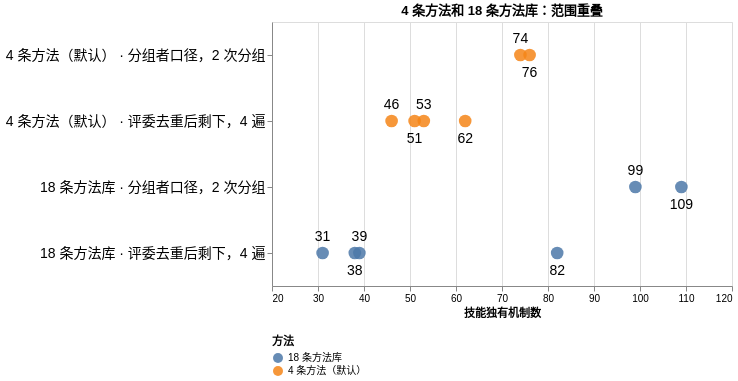

Express this chart as Vega-Lite.
### Vega-Lite specification from a JSON file in a GitHub repository (floating-point values rounded to 4 significant figures)
{"usermeta": {"fig": {"content": "data", "style": "cool-clean", "candidates": ["cool-clean"], "why": "计数取自结果文件", "surface": "repo-doc"}}, "title": "4 条方法和 18 条方法库：范围重叠", "width": 460, "height": 264, "data": {"values": [{"row": "4 条方法（默认） · 分组者口径，2 次分组", "group": "4 条方法（默认）", "count": 76, "below": 1}, {"row": "4 条方法（默认） · 分组者口径，2 次分组", "group": "4 条方法（默认）", "count": 74, "below": 0}, {"row": "4 条方法（默认） · 评委去重后剩下，4 遍", "group": "4 条方法（默认）", "count": 53, "below": 0}, {"row": "4 条方法（默认） · 评委去重后剩下，4 遍", "group": "4 条方法（默认）", "count": 62, "below": 1}, {"row": "4 条方法（默认） · 评委去重后剩下，4 遍", "group": "4 条方法（默认）", "count": 51, "below": 1}, {"row": "4 条方法（默认） · 评委去重后剩下，4 遍", "group": "4 条方法（默认）", "count": 46, "below": 0}, {"row": "18 条方法库 · 分组者口径，2 次分组", "group": "18 条方法库", "count": 99, "below": 0}, {"row": "18 条方法库 · 分组者口径，2 次分组", "group": "18 条方法库", "count": 109, "below": 1}, {"row": "18 条方法库 · 评委去重后剩下，4 遍", "group": "18 条方法库", "count": 82, "below": 1}, {"row": "18 条方法库 · 评委去重后剩下，4 遍", "group": "18 条方法库", "count": 39, "below": 0}, {"row": "18 条方法库 · 评委去重后剩下，4 遍", "group": "18 条方法库", "count": 31, "below": 0}, {"row": "18 条方法库 · 评委去重后剩下，4 遍", "group": "18 条方法库", "count": 38, "below": 1}]}, "layer": [{"mark": {"type": "point", "filled": true, "size": 160, "opacity": 0.85}, "encoding": {"y": {"field": "row", "type": "nominal", "title": null, "sort": ["4 条方法（默认） · 分组者口径，2 次分组", "4 条方法（默认） · 评委去重后剩下，4 遍", "18 条方法库 · 分组者口径，2 次分组", "18 条方法库 · 评委去重后剩下，4 遍"], "axis": {"labelFontSize": 14, "labelLimit": 520}}, "x": {"field": "count", "type": "quantitative", "title": "技能独有机制数", "scale": {"domain": [20, 120]}}, "color": {"field": "group", "type": "nominal", "title": "方法", "legend": {"orient": "bottom", "direction": "vertical", "labelLimit": 700}}}}, {"transform": [{"filter": "datum.below == 0"}], "mark": {"type": "text", "dy": -16, "fontSize": 14}, "encoding": {"y": {"field": "row", "type": "nominal", "title": null, "sort": ["4 条方法（默认） · 分组者口径，2 次分组", "4 条方法（默认） · 评委去重后剩下，4 遍", "18 条方法库 · 分组者口径，2 次分组", "18 条方法库 · 评委去重后剩下，4 遍"], "axis": {"labelFontSize": 14, "labelLimit": 520}}, "x": {"field": "count", "type": "quantitative", "title": "技能独有机制数", "scale": {"domain": [20, 120]}}, "text": {"field": "count"}}}, {"transform": [{"filter": "datum.below == 1"}], "mark": {"type": "text", "dy": 18, "fontSize": 14}, "encoding": {"y": {"field": "row", "type": "nominal", "title": null, "sort": ["4 条方法（默认） · 分组者口径，2 次分组", "4 条方法（默认） · 评委去重后剩下，4 遍", "18 条方法库 · 分组者口径，2 次分组", "18 条方法库 · 评委去重后剩下，4 遍"], "axis": {"labelFontSize": 14, "labelLimit": 520}}, "x": {"field": "count", "type": "quantitative", "title": "技能独有机制数", "scale": {"domain": [20, 120]}}, "text": {"field": "count"}}}]}
